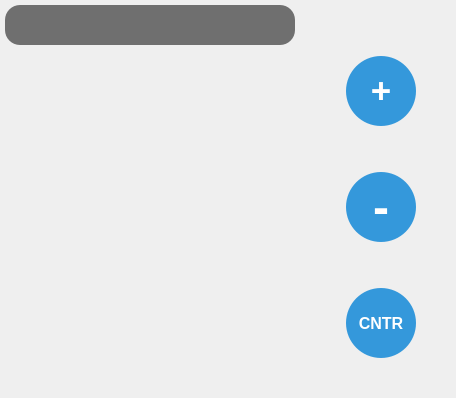
         <widget class="QWidget" name="map">
          <attribute name="title">
           <string>MAP</string>
          </attribute>
          <layout class="QGridLayout" name="gridLayout_4">
           <property name="leftMargin">
            <number>0</number>
           </property>
           <property name="topMargin">
            <number>0</number>
           </property>
           <property name="rightMargin">
            <number>0</number>
           </property>
           <property name="bottomMargin">
            <number>0</number>
           </property>
           <item row="0" column="0">
            <widget class="QgsMapCanvas" name="mapWidget" native="true">
             <property name="font">
              <font>
               <family>URW Gothic [urw]</family>
               <pointsize>12</pointsize>
              </font>
             </property>
             <property name="styleSheet">
              <string notr="true">QWidget {
    border: none;
}</string>
             </property>
             <layout class="QGridLayout" name="gridLayout_2" rowstretch="0,0,0,0,0,0,0,0,0,0,0,0,0" columnstretch="0,0,0,0,0,0">
              <property name="leftMargin">
               <number>0</number>
              </property>
              <property name="topMargin">
               <number>0</number>
              </property>
              <property name="rightMargin">
               <number>0</number>
              </property>
              <property name="bottomMargin">
               <number>0</number>
              </property>
              <property name="verticalSpacing">
               <number>6</number>
              </property>
              <item row="0" column="0">
               <widget class="QLabel" name="infoLabel">
                <property name="minimumSize">
                 <size>
                  <width>300</width>
                  <height>50</height>
                 </size>
                </property>
                <property name="maximumSize">
                 <size>
                  <width>600</width>
                  <height>50</height>
                 </size>
                </property>
                <property name="font">
                 <font>
                  <family>Sans Serif</family>
                  <pointsize>-1</pointsize>
                  <bold>true</bold>
                  <strikeout>false</strikeout>
                  <kerning>true</kerning>
                 </font>
                </property>
                <property name="styleSheet">
                 <string notr="true">        background-color: rgba(100, 100, 100, 235);
        border: none;
        border-radius: 15px;
        padding: 10px;
        margin: 5px;
        color: white;
	    font-size: 15px;
		font-weight: bold</string>
                </property>
                <property name="text">
                 <string/>
                </property>
                <property name="alignment">
                 <set>Qt::AlignCenter</set>
                </property>
               </widget>
              </item>
              <item row="12" column="4">
               <spacer name="verticalSpacer_4">
                <property name="orientation">
                 <enum>Qt::Vertical</enum>
                </property>
                <property name="sizeType">
                 <enum>QSizePolicy::Minimum</enum>
                </property>
                <property name="sizeHint" stdset="0">
                 <size>
                  <width>20</width>
                  <height>40</height>
                 </size>
                </property>
               </spacer>
              </item>
              <item row="0" column="4">
               <spacer name="verticalSpacer_17">
                <property name="orientation">
                 <enum>Qt::Vertical</enum>
                </property>
                <property name="sizeType">
                 <enum>QSizePolicy::Fixed</enum>
                </property>
                <property name="sizeHint" stdset="0">
                 <size>
                  <width>20</width>
                  <height>10</height>
                 </size>
                </property>
               </spacer>
              </item>
              <item row="11" column="4">
               <widget class="QPushButton" name="centerBtn">
                <property name="font">
                 <font>
                  <pointsize>12</pointsize>
                  <bold>true</bold>
                 </font>
                </property>
                <property name="styleSheet">
                 <string notr="true"> QPushButton {
        width: 70px;
        height: 70px;
        background-color: #3498db;
        color: white;
        border: none;
        border-radius: 35px;
		font-weight: bold;
    }

    QPushButton:hover {
        background-color: #5dade2;
    }

    QPushButton:pressed {
        background-color: #2e86c1;
        padding-top: 2px;
        padding-left: 2px;
    }

    QPushButton:disabled {
        background-color: #95a5a6;
        color: #ecf0f1;
    }</string>
                </property>
                <property name="text">
                 <string>CNTR</string>
                </property>
               </widget>
              </item>
              <item row="5" column="4">
               <spacer name="verticalSpacer_2">
                <property name="orientation">
                 <enum>Qt::Vertical</enum>
                </property>
                <property name="sizeType">
                 <enum>QSizePolicy::Minimum</enum>
                </property>
                <property name="sizeHint" stdset="0">
                 <size>
                  <width>20</width>
                  <height>40</height>
                 </size>
                </property>
               </spacer>
              </item>
              <item row="0" column="1">
               <spacer name="horizontalSpacer">
                <property name="orientation">
                 <enum>Qt::Horizontal</enum>
                </property>
                <property name="sizeHint" stdset="0">
                 <size>
                  <width>40</width>
                  <height>20</height>
                 </size>
                </property>
               </spacer>
              </item>
              <item row="9" column="5">
               <spacer name="horizontalSpacer_2">
                <property name="orientation">
                 <enum>Qt::Horizontal</enum>
                </property>
                <property name="sizeType">
                 <enum>QSizePolicy::Minimum</enum>
                </property>
                <property name="sizeHint" stdset="0">
                 <size>
                  <width>40</width>
                  <height>20</height>
                 </size>
                </property>
               </spacer>
              </item>
              <item row="1" column="4">
               <widget class="QPushButton" name="zoomInBtn">
                <property name="font">
                 <font>
                  <pointsize>26</pointsize>
                  <bold>true</bold>
                 </font>
                </property>
                <property name="styleSheet">
                 <string notr="true"> QPushButton {
        width: 70px;
        height: 70px;
        background-color: #3498db;
        color: white;
        border: none;
        border-radius: 35px;
		font-weight: bold;
    }

    QPushButton:hover {
        background-color: #5dade2;
    }

    QPushButton:pressed {
        background-color: #2e86c1;
        padding-top: 2px;
        padding-left: 2px;
    }

    QPushButton:disabled {
        background-color: #95a5a6;
        color: #ecf0f1;
    }</string>
                </property>
                <property name="text">
                 <string>+</string>
                </property>
               </widget>
              </item>
              <item row="10" column="4">
               <spacer name="verticalSpacer_3">
                <property name="orientation">
                 <enum>Qt::Vertical</enum>
                </property>
                <property name="sizeHint" stdset="0">
                 <size>
                  <width>20</width>
                  <height>40</height>
                 </size>
                </property>
               </spacer>
              </item>
              <item row="9" column="4">
               <widget class="QPushButton" name="zoomOutBtn">
                <property name="font">
                 <font>
                  <pointsize>36</pointsize>
                  <bold>true</bold>
                 </font>
                </property>
                <property name="styleSheet">
                 <string notr="true"> QPushButton {
        width: 70px;
        height: 70px;
        background-color: #3498db;
        color: white;
        border: none;
        border-radius: 35px;
		font-weight: bold;
    }

    QPushButton:hover {
        background-color: #5dade2;
    }

    QPushButton:pressed {
        background-color: #2e86c1;
        padding-top: 2px;
        padding-left: 2px;
    }

    QPushButton:disabled {
        background-color: #95a5a6;
        color: #ecf0f1;
    }</string>
                </property>
                <property name="text">
                 <string>-</string>
                </property>
               </widget>
              </item>
             </layout>
            </widget>
           </item>
          </layout>
         </widget>
